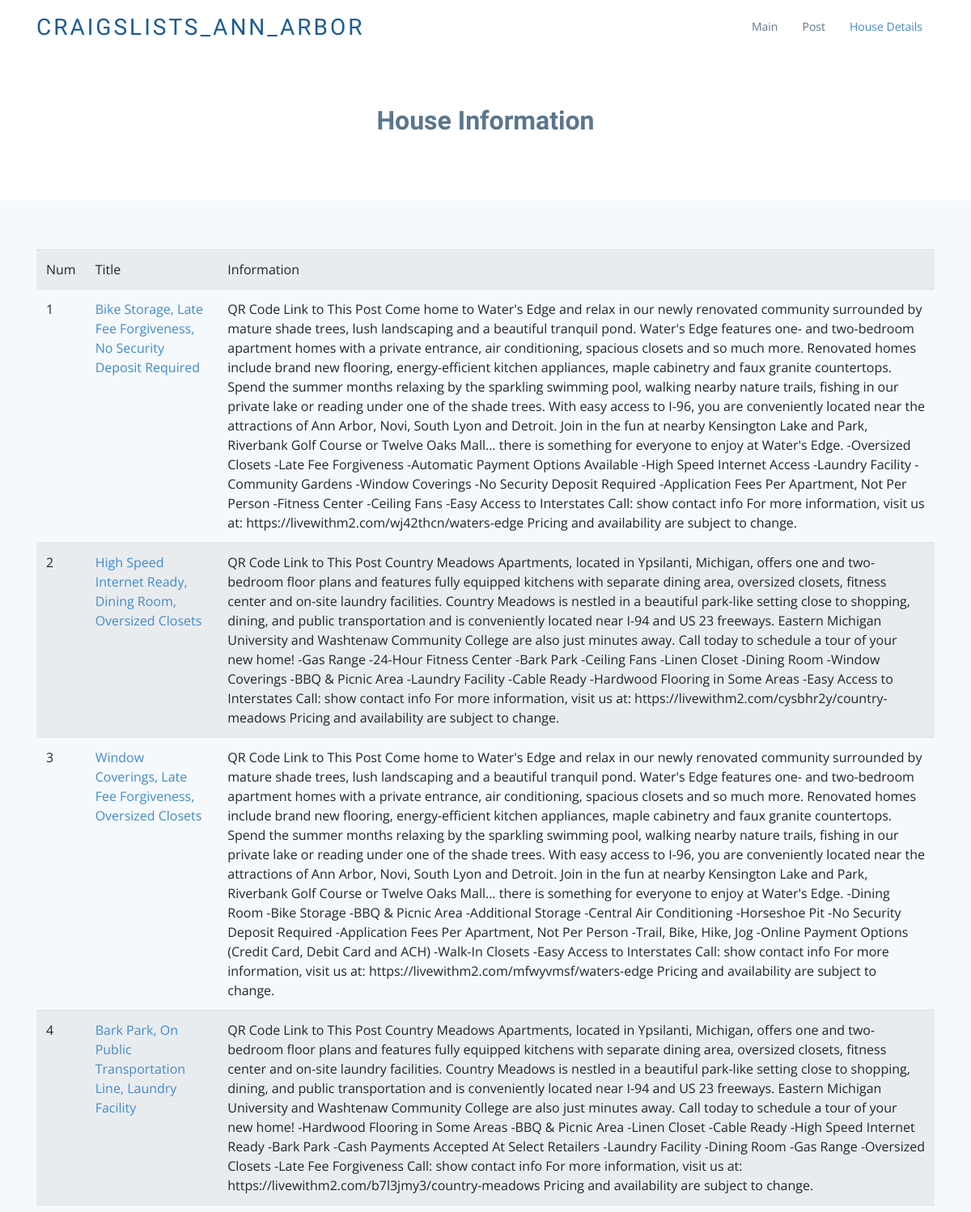
Screenshot of /info (upper part) with the database file from the repository.
### tables this page shows
CREATE TABLE renting (
            id integer primary key autoincrement,
            title text,
            location text,
            price text,
            information text,
            image_link text,
            link text
        );

### AnnArbor_flask/app.py (the view)
@app.route('/info')
def info():
    datalist = []
    con = sqlite3.connect('annarbor_renting.db')
    cur = con.cursor()
    sql = "select * from renting"
    data = cur.execute(sql)
    for item in data:
        datalist.append(item)
    cur.close()
    con.close()
    return render_template('info.html',renting = datalist)

### AnnArbor_flask/templates/info.html (shortened to what this page needs)
<!DOCTYPE html>
<html lang="en">
<head>
  <link href="static/assets/vendor/bootstrap/css/bootstrap.min.css" rel="stylesheet">
  <link href="static/assets/vendor/icofont/icofont.min.css" rel="stylesheet">
  <link href="static/assets/vendor/boxicons/css/boxicons.min.css" rel="stylesheet">
  <link href="static/assets/vendor/animate.css/animate.min.css" rel="stylesheet">
  <link href="static/assets/vendor/venobox/venobox.css" rel="stylesheet">
  <link href="static/assets/vendor/aos/aos.css" rel="stylesheet">
  <link href="static/assets/css/style.css" rel="stylesheet">
</head>
<body>
  <header id="header">
    <div class="container">
      <div class="logo float-left">
        <h1 class="text-light"><a href="/index"><span>Craigslists_Ann_Arbor</span></a></h1>
      </div>
      <nav class="nav-menu float-right d-none d-lg-block">
        <ul>
          <li><a href="/index">Main</a></li>
          <li><a href="/post">Post</a></li>
          <li class="active"><a href="/info">House Details</a></li>
        </ul>
      </nav>
    </div>
  </header>
  <section id="team" class="team">
    <div class="container">
      <div class="section-title">
        <h2>House Information</h2>
      </div>
    </div>
  </section>
  <section class="counts section-bg">
    <div class="container">
        <table class="table table-striped">
            <tr>
                <td>Num</td>
                <td>Title</td>
                <td>Information</td>
            </tr>
            {% for item in renting %}
                <tr>
                    <td>{{ item[0] }}</td>
                    <td><a href="{{ item[6] }}" target="_blank">
                          {{ item[1] }}
                        </a>
                    </td>
                    <td>{{ item[4] }}</td>
                </tr>
            {% endfor %}
        </table>
    </div>
  </section>
</body>
</html>

### AnnArbor_flask/static/assets/css/style.css (style rules this page uses)
body { font-family: "Open Sans", sans-serif; color: #444; }
a { color: #428bca; }
h1, h2, h3, h4, h5, h6, .font-primary { font-family: "Raleway", sans-serif; }
#header { height: 70px; transition: all 0.5s; transition: all 0.5s; padding: 10px 0; background: #fff; z-index: 997; }
#header .logo h1 { font-size: 28px; margin: 0; padding: 10px 0; line-height: 1; font-weight: 400; letter-spacing: 3px; text-transform: uppercase; }
#header .logo h1 a, #header .logo h1 a:hover { color: #1c5c93; text-decoration: none; }
.nav-menu, .nav-menu * { margin: 0; padding: 0; list-style: none; }
.nav-menu>ul>li { position: relative; white-space: nowrap; float: left; }
.nav-menu a { display: block; position: relative; color: #5c768d; padding: 12px 15px; transition: 0.3s; font-size: 14px; font-family: "Open Sans", sans-serif; }
.nav-menu a:hover, .nav-menu .active>a, .nav-menu li:hover>a { color: #428bca; text-decoration: none; }
.mobile-nav { position: fixed; top: 0; bottom: 0; z-index: 9999; overflow-y: auto; left: -260px; width: 260px; padding-top: 18px; background: #1f3548; transition: 0.4s; }
.mobile-nav * { margin: 0; padding: 0; list-style: none; }
.mobile-nav a { display: block; position: relative; color: #e3f0fc; padding: 10px 20px; font-weight: 500; }
.mobile-nav a:hover, .mobile-nav .active>a, .mobile-nav li:hover>a { color: #9eccf4; text-decoration: none; }
section { padding: 60px 0; }
.section-bg { background-color: #f5f9fc; }
.section-title { text-align: center; padding-bottom: 30px; }
.section-title h2 { font-size: 32px; font-weight: 600; margin-bottom: 20px; padding-bottom: 0; color: #5c768d; }
.counts { padding-bottom: 30px; }
.team { background: #fff; padding: 60px 0 30px 0; }

### rows the page displays
renting: id "1", title "Bike Storage, Late Fee Forgiveness, No Security Deposit Required", information "QR Code Link to This Post Come home to Water's Edge and relax in our newly renovated community surrounded by mature shade trees, lush landscaping and a beautiful tranquil pond. Water's Edge features one- and two-bedroom apartment homes with a private entrance, air conditioning, spacious closets and so much more. Renovated homes include brand new flooring, energy-efficient kitchen appliances, maple cabinetry and faux granite countertops. Spend the summer months relaxing by the sparkling swimming pool, walking nearby nature trails, fishing in our private lake or reading under one of the shade trees. With easy access to I-96, you are conveniently located near the attractions of Ann Arbor,…"
renting: id "2", title "High Speed Internet Ready, Dining Room, Oversized Closets", information "QR Code Link to This Post Country Meadows Apartments, located in Ypsilanti, Michigan, offers one and two-bedroom floor plans and features fully equipped kitchens with separate dining area, oversized closets, fitness center and on-site laundry facilities. Country Meadows is nestled in a beautiful park-like setting close to shopping, dining, and public transportation and is conveniently located near I-94 and US 23 freeways. Eastern Michigan University and Washtenaw Community College are also just minutes away. Call today to schedule a tour of your new home! -Gas Range -24-Hour Fitness Center -Bark Park -Ceiling Fans -Linen Closet -Dining Room -Window Coverings -BBQ & Picnic Area -Laundry…"
renting: id "3", title "Window Coverings, Late Fee Forgiveness, Oversized Closets", information "QR Code Link to This Post Come home to Water's Edge and relax in our newly renovated community surrounded by mature shade trees, lush landscaping and a beautiful tranquil pond. Water's Edge features one- and two-bedroom apartment homes with a private entrance, air conditioning, spacious closets and so much more. Renovated homes include brand new flooring, energy-efficient kitchen appliances, maple cabinetry and faux granite countertops. Spend the summer months relaxing by the sparkling swimming pool, walking nearby nature trails, fishing in our private lake or reading under one of the shade trees. With easy access to I-96, you are conveniently located near the attractions of Ann Arbor,…"
renting: id "4", title "Bark Park, On Public Transportation Line, Laundry Facility", information "QR Code Link to This Post Country Meadows Apartments, located in Ypsilanti, Michigan, offers one and two-bedroom floor plans and features fully equipped kitchens with separate dining area, oversized closets, fitness center and on-site laundry facilities. Country Meadows is nestled in a beautiful park-like setting close to shopping, dining, and public transportation and is conveniently located near I-94 and US 23 freeways. Eastern Michigan University and Washtenaw Community College are also just minutes away. Call today to schedule a tour of your new home! -Hardwood Flooring in Some Areas -BBQ & Picnic Area -Linen Closet -Cable Ready -High Speed Internet Ready -Bark Park -Cash Payments…"
